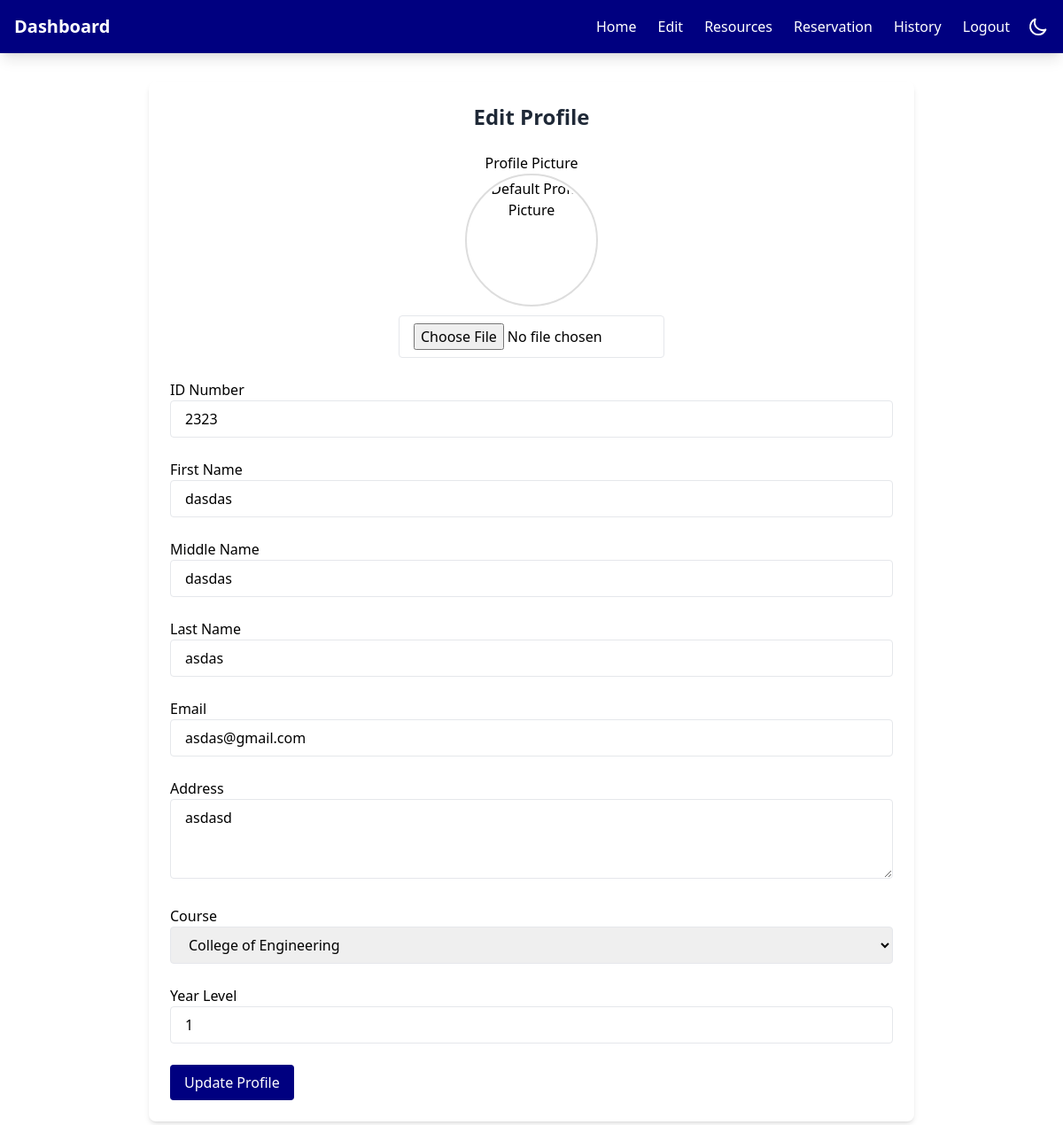
/edit_profile.php (signed in), run on an earlier commit of the app's database.
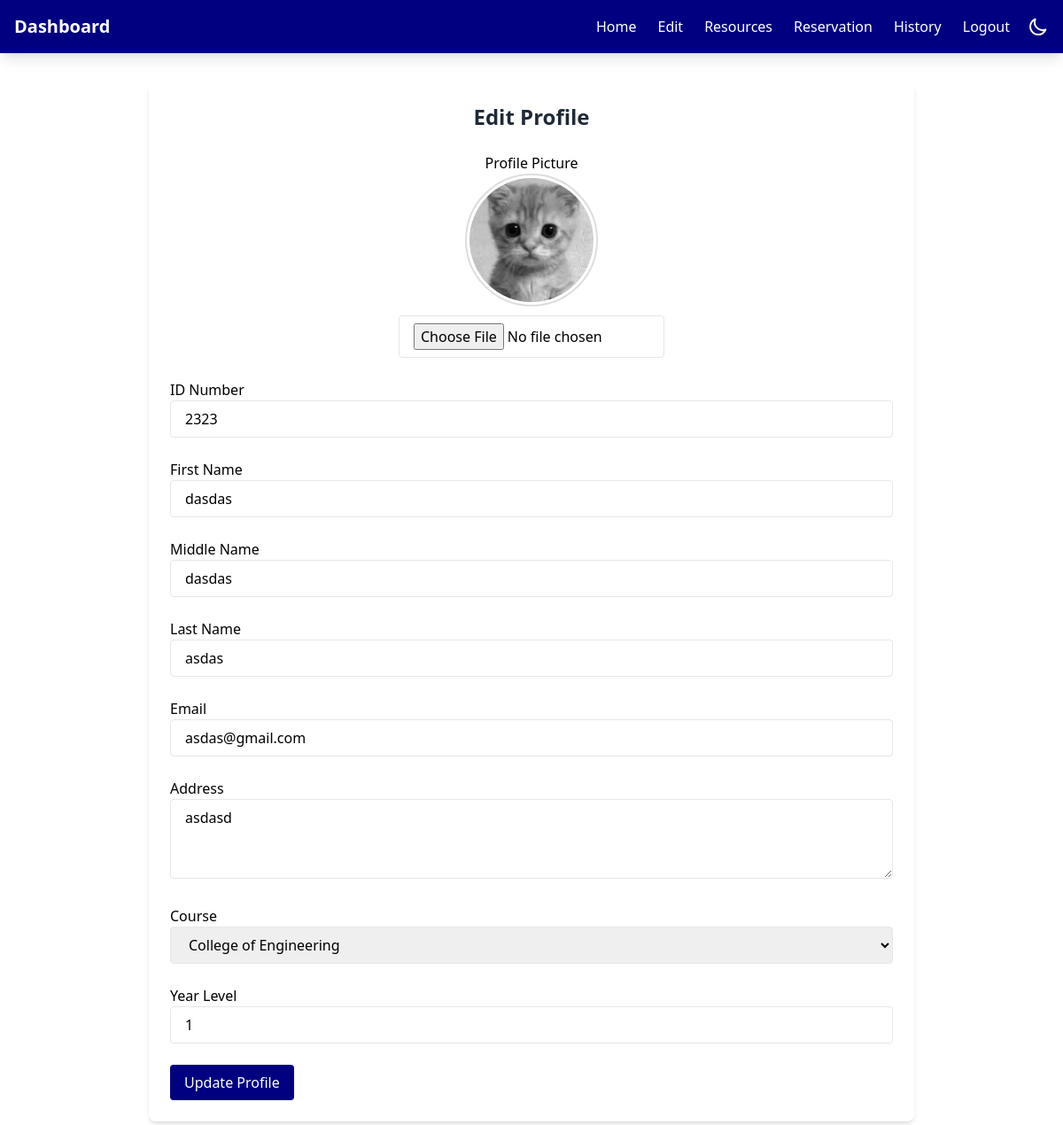
And on a later commit of the database.
### tables this page shows
CREATE TABLE `students` (
  `StudID` int(11) NOT NULL,
  `IDNO` int(11) NOT NULL,
  `Last_Name` varchar(100) NOT NULL,
  `First_Name` varchar(100) NOT NULL,
  `Mid_Name` varchar(100) NOT NULL,
  `Course` varchar(100) NOT NULL,
  `Year_lvl` int(11) NOT NULL,
  `Username` varchar(100) NOT NULL,
  `Password` varchar(100) NOT NULL,
  `profile_image` varchar(255) NOT NULL,
  `Email` varchar(255) NOT NULL,
  `Address` varchar(255) NOT NULL
);

### edit_profile.php (the view, shortened to what the changed rows need)
<!DOCTYPE html>
<html lang="en" class="light">
<head>
    <link rel="stylesheet" href="">
</head>
<body class="light">
<?php
include 'header.php';
$servername = "localhost";
$username = "root";
$password = "";
$database = "users";
$conn = new mysqli($servername, $username, $password, $database);
$firstname = $_SESSION['firstname'];
$sql = "SELECT * FROM students WHERE First_Name = ?";
$stmt = $conn->prepare($sql);
$stmt->bind_param("s", $firstname);
$stmt->execute();
$result = $stmt->get_result();
$user = $result->fetch_assoc();
?>
<div class="max-w-4xl mx-auto px-4 py-8">
    <div class="bg-white rounded-lg shadow-md p-6 slide-in-top">
        <h2 class="text-2xl font-bold text-center text-gray-800 mb-6">Edit Profile</h2>
        <form id="profileForm" method="POST" enctype="multipart/form-data" class="space-y-6">
            <div class="form-group mb-3 text-center">
                <div class="profile-image-container">
                    <?php if (!empty($user['profile_image']) && file_exists($user['profile_image'])): ?>
                        <img src="<?php echo htmlspecialchars($user['profile_image']); ?>"
                             alt="Current Profile Picture"
                             class="profile-preview mb-2"
                             style="max-width: 150px; border-radius: 50%;">
                    <?php else: ?>
                        <img src="https://cdn-icons-png.flaticon.com/512/2815/2815428.png"
                             alt="Default Profile Picture"
                             class="profile-preview mb-2"
                             style="max-width: 150px; border-radius: 50%;">
                    <?php endif; ?>
                    <input type="file" class="form-control" id="profile_image" name="profile_image" accept="image/*" onchange="previewImage(this);">
                </div>
            </div>
            <div class="form-group mb-3">
                <label for="IDNO">ID Number</label>
                <input type="number" class="form-control" id="IDNO" name="IDNO"
       value="<?php echo isset($user['IDNO']) ? htmlspecialchars($user['IDNO']) : ''; ?>"
       readonly>
            </div>
            <div class="form-group mb-3">
                <label for="First_Name">First Name</label>
                <input type="text" class="form-control" id="First_Name" name="First_Name"
       value="<?php echo isset($user['First_Name']) ? htmlspecialchars($user['First_Name']) : ''; ?>" required>
            </div>
            <div class="form-group mb-3">
                <label for="Mid_Name">Middle Name</label>
                <input type="text" class="form-control" id="Mid_Name" name="Mid_Name"
       value="<?php echo isset($user['Mid_Name']) ? htmlspecialchars($user['Mid_Name']) : ''; ?>" required>
            </div>
            <div class="form-group mb-3">
                <label for="Last_Name">Last Name</label>
                <input type="text" class="form-control" id="Last_Name" name="Last_Name"
       value="<?php echo isset($user['Last_Name']) ? htmlspecialchars($user['Last_Name']) : ''; ?>" required>
            </div>
            <div class="form-group mb-3">
                <label for="Email">Email</label>
                <input type="Email" class="form-control" id="Email" name="Email"
                    value="<?php echo isset($user['Email']) ? htmlspecialchars($user['Email']) : ''; ?>" required>
            </div>
            <div class="form-group mb-3">
                <label for="Address">Address</label>
                <textarea class="form-control" id="Address" name="Address" rows="3" required><?php echo isset($user['Address']) ? htmlspecialchars($user['Address']) : ''; ?></textarea>
            </div>
            <div class="form-group mb-3">
                <label for="Year_lvl">Year Level</label>
                <input type="number" class="form-control" id="Year_lvl" name="Year_lvl" min="1" max="4"
       value="<?php echo isset($user['Year_lvl']) ? htmlspecialchars($user['Year_lvl']) : ''; ?>" required>
            </div>
        </form>
    </div>
</div>
</body>
</html>

What changed in the data, as far as the page shows it:
changed students "dasdas": profile_image: picture added
